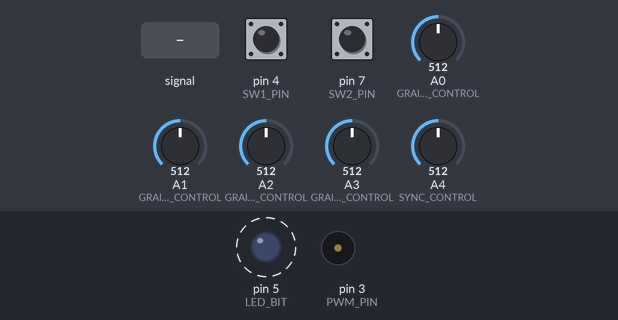
Bench run of a sketch on a simulated Arduino Uno, built with avr-gcc and run on an emulated ATmega328P. Parts: output pins drawn as LEDs (lit = HIGH), buzzer (waves = sounding). Dashed ring = blinking. The test bench sets the inputs (shaded band); at power-on: A4 (SYNC_CONTROL) = 512, pin 7 (SW2_PIN) HIGH, pin 4 (SW1_PIN) HIGH, A0 (GRAIN_FREQ_CONTROL) = 512, A1 (GRAIN_DECAY_CONTROL) = 512, A2 (GRAIN2_FREQ_CONTROL) = 512, A3 (GRAIN2_DECAY_CONTROL) = 512.

Above: at 1.2 s.
1.3 s: A4 (SYNC_CONTROL) set to 282
At 1.72 s:
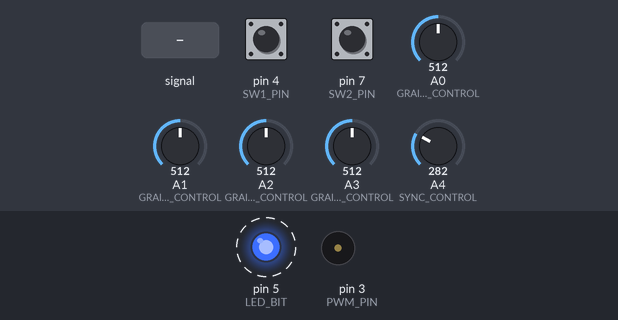
4.3 s: A4 (SYNC_CONTROL) set to 248
7.3 s: A0 (GRAIN_FREQ_CONTROL) fed a 200 Hz sine of ±255 counts around its level
10.3 s: pin 7 (SW2_PIN) pulled LOW for 1 s
At 11.7 s:
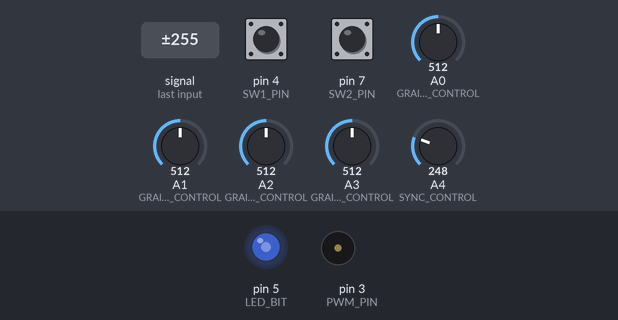
13.3 s: pin 7 (SW2_PIN) pulled LOW for 0.15 s
At 13.53 s:
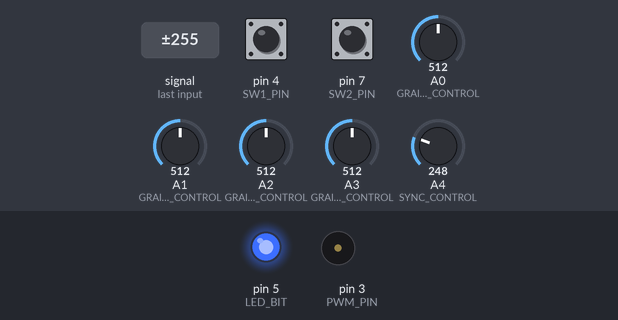
16.3 s: pin 7 (SW2_PIN) pulled LOW for 3.2 s
At 16.96 s:
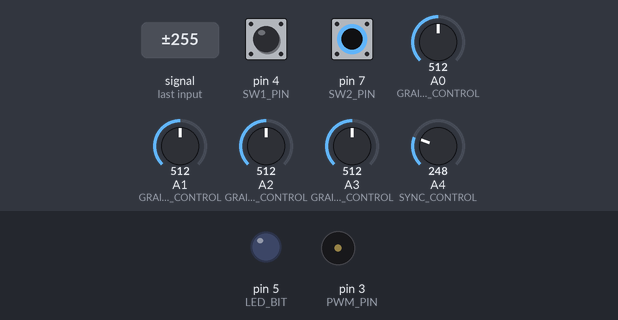
Timing chart, 0 to 22.0 s (numbered marks = the images above; inputs shaded):
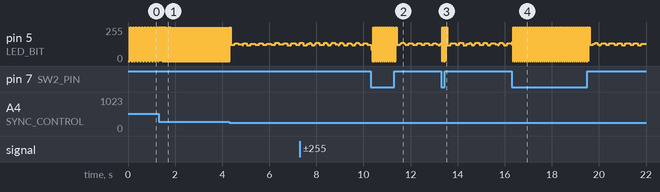

Measured:
- after the input at 1.3 s, pin 5 (LED_BIT): alternates 255/255 for 0.01 s and 0/255 for 0.01 s, starting at once
- after the input at 10.3 s, tone on pin 3 (PWM_PIN): stays silent (without the input it goes to 4 Hz after 2.8 s)
- after the input at 13.3 s, tone on pin 3 (PWM_PIN): stays silent (without the input it goes to 2 Hz after 2.8 s)
- after the input at 16.3 s, tone on pin 3 (PWM_PIN): stays silent (without the input it goes to 1 Hz after 2.9 s)
- by itself, pin 5 (LED_BIT): alternates 255/255 for 0.06 s and 0/255 for 0.06 s

The sketch:

uno-synth.ino
```cpp
/*
   Auduino Lo-Fi granular synthesiser
   by Peter Knight, https://create.arduino.cc/projecthub/GroupGets/5potsynth-b3506d

   Adapted by Anderson Costa for the Wokwi simulator
   https://wokwi.com/arduino/projects/299483632784900621

   Early stage (experimental)

   Analog in 0: Grain 1 pitch
   Analog in 1: Grain 1 decay
   Analog in 2: Grain 2 pitch
   Analog in 3: Grain 2 decay
   Analog in 4: Grain repetition frequency

   Digital in  4: Switch stepped mapping (LOW = chromatic / HIGH = pentatonic)
   Digital in  7: Switch smooth mapping (LOW = logarithmic)

   Digital out 3: Audio signal
   Digital out 5: LED indication of repetition frequency
*/

#include <avr/io.h>
#include <avr/interrupt.h>

// Map Analogue channels
#define GRAIN_FREQ_CONTROL   A0
#define GRAIN_DECAY_CONTROL  A1
#define GRAIN2_FREQ_CONTROL  A2
#define GRAIN2_DECAY_CONTROL A3
#define SYNC_CONTROL         A4

// Map Digital pins
#define PWM_PIN              3
#define LED_BIT              5
#define SW1_PIN              4
#define SW2_PIN              7

#define PWM_VALUE            OCR2B
#define PWM_INTERRUPT        TIMER2_OVF_vect

// Variables
uint16_t syncPhaseAcc;
uint16_t syncPhaseInc;
uint16_t grainPhaseAcc;
uint16_t grainPhaseInc;
uint16_t grainAmp;
uint8_t grainDecay;
uint16_t grain2PhaseAcc;
uint16_t grain2PhaseInc;
uint16_t grain2Amp;
uint8_t grain2Decay;

// Smooth logarithmic mapping
//
uint16_t antilogTable[] = {
  64830, 64132, 63441, 62757, 62081, 61413, 60751, 60097, 59449, 58809, 58176, 57549, 56929, 56316, 55709, 55109,
  54515, 53928, 53347, 52773, 52204, 51642, 51085, 50535, 49991, 49452, 48920, 48393, 47871, 47356, 46846, 46341,
  45842, 45348, 44859, 44376, 43898, 43425, 42958, 42495, 42037, 41584, 41136, 40693, 40255, 39821, 39392, 38968,
  38548, 38133, 37722, 37316, 36914, 36516, 36123, 35734, 35349, 34968, 34591, 34219, 33850, 33486, 33125, 32768
};

uint16_t mapPhaseInc(uint16_t input) {
  return (antilogTable[input & 0x3f]) >> (input >> 6);
}

// Stepped chromatic mapping
//
uint16_t midiTable[] = {
  17, 18, 19, 20, 22, 23, 24, 26, 27, 29, 31, 32, 34, 36, 38, 41, 43, 46, 48, 51, 54, 58, 61, 65, 69, 73,
  77, 82, 86, 92, 97, 103, 109, 115, 122, 129, 137, 145, 154, 163, 173, 183, 194, 206, 218, 231,
  244, 259, 274, 291, 308, 326, 346, 366, 388, 411, 435, 461, 489, 518, 549, 581, 616, 652, 691,
  732, 776, 822, 871, 923, 978, 1036, 1097, 1163, 1232, 1305, 1383, 1465, 1552, 1644, 1742,
  1845, 1955, 2071, 2195, 2325, 2463, 2610, 2765, 2930, 3104, 3288, 3484, 3691, 3910, 4143,
  4389, 4650, 4927, 5220, 5530, 5859, 6207, 6577, 6968, 7382, 7821, 8286, 8779, 9301, 9854,
  10440, 11060, 11718, 12415, 13153, 13935, 14764, 15642, 16572, 17557, 18601, 19708, 20879,
  22121, 23436, 24830, 26306
};

uint16_t mapMidi(uint16_t input) {
  return (midiTable[(1023 - input) >> 3]);
}

// Stepped Pentatonic mapping
//
uint16_t pentatonicTable[54] = {
  0, 19, 22, 26, 29, 32, 38, 43, 51, 58, 65, 77, 86, 103, 115, 129, 154, 173, 206, 231, 259, 308, 346,
  411, 461, 518, 616, 691, 822, 923, 1036, 1232, 1383, 1644, 1845, 2071, 2463, 2765, 3288,
  3691, 4143, 4927, 5530, 6577, 7382, 8286, 9854, 11060, 13153, 14764, 16572, 19708, 22121, 26306
};

uint16_t mapPentatonic(uint16_t input) {
  uint8_t value = (1023 - input) / (1024 / 53);
  return (pentatonicTable[value]);
}

void audioOn() {
  // Set up PWM to 31.25kHz, phase accurate
  TCCR2A = _BV(COM2B1) | _BV(WGM20);
  TCCR2B = _BV(CS20);
  TIMSK2 = _BV(TOIE2);
}

void setup() {
  Serial.begin(9600);
  pinMode(GRAIN_FREQ_CONTROL, INPUT);
  pinMode(GRAIN2_DECAY_CONTROL, INPUT);
  pinMode(GRAIN_DECAY_CONTROL, INPUT);
  pinMode(GRAIN2_FREQ_CONTROL, INPUT);
  pinMode(SYNC_CONTROL, INPUT);
  pinMode(SW1_PIN, INPUT_PULLUP);
  pinMode(SW2_PIN, INPUT_PULLUP);
  pinMode(PWM_PIN, OUTPUT);
  pinMode(LED_BIT, OUTPUT);
  // audioOn();
}

// The loop is pretty simple
// it just updates the parameters for the oscillators
void loop() {
  // Switch stepped mapping (LOW = chromatic / HIGH = pentatonic)
  if (digitalRead(SW1_PIN) == LOW) {
    // Stepped mapping to MIDI notes: C, Db, D, Eb, E, F...
    syncPhaseInc = mapMidi(analogRead(SYNC_CONTROL));
  } else {
    // Stepped pentatonic mapping: D, E, G, A, B
    syncPhaseInc = mapPentatonic(analogRead(SYNC_CONTROL));
  }

  // Switch stepped mapping (LOW = Smooth logarithmic)
  if (digitalRead(SW2_PIN) == LOW) {
    // Smooth frequency mapping
    syncPhaseInc = mapPhaseInc(analogRead(SYNC_CONTROL)) / 4;
  }

  // Updates the phase & decay for the oscillators
  grainPhaseInc  = mapPhaseInc(analogRead(GRAIN_FREQ_CONTROL)) / 2;
  grainDecay     = analogRead(GRAIN_DECAY_CONTROL) / 8;
  grain2PhaseInc = mapPhaseInc(analogRead(GRAIN2_FREQ_CONTROL)) / 2;
  grain2Decay    = analogRead(GRAIN2_DECAY_CONTROL) / 4;

  // Send audio signal to output
  tone(PWM_PIN, signal());
}

// SIGNAL(PWM_INTERRUPT)
uint16_t signal()
{
  uint8_t value;
  uint16_t output;

  syncPhaseAcc += syncPhaseInc;

  if (syncPhaseAcc < syncPhaseInc) {
    // Time to start the next grain
    grainPhaseAcc = 0;
    grainAmp = 0x7fff;
    grain2PhaseAcc = 0;
    grain2Amp = 0x7fff;
    // Faster than using digitalWrite
    PORTD ^= 1 << LED_BIT;
  }

  // Increment the phase of the grain oscillators
  grainPhaseAcc += grainPhaseInc;
  grain2PhaseAcc += grain2PhaseInc;

  // Convert phase into a triangle wave
  value = (grainPhaseAcc >> 7) & 0xff;
  if (grainPhaseAcc & 0x8000) value = ~value;

  // Multiply by current grain amplitude to get sample
  output = value * (grainAmp >> 8);

  // Repeat for second grain
  value = (grain2PhaseAcc >> 7) & 0xff;

  if (grain2PhaseAcc & 0x8000) value = ~value;
  output += value * (grain2Amp >> 8);

  // Make the grain amplitudes decay by a factor every sample (exponential decay)
  grainAmp -= (grainAmp >> 8) * grainDecay;
  grain2Amp -= (grain2Amp >> 8) * grain2Decay;

  // Scale output to the available range, clipping if necessary
  output >>= 9;
  if (output > 255) output = 255;

  // Output to PWM (this is faster than using analogWrite)
  // PWM_VALUE = output;

  return output;
}
```
